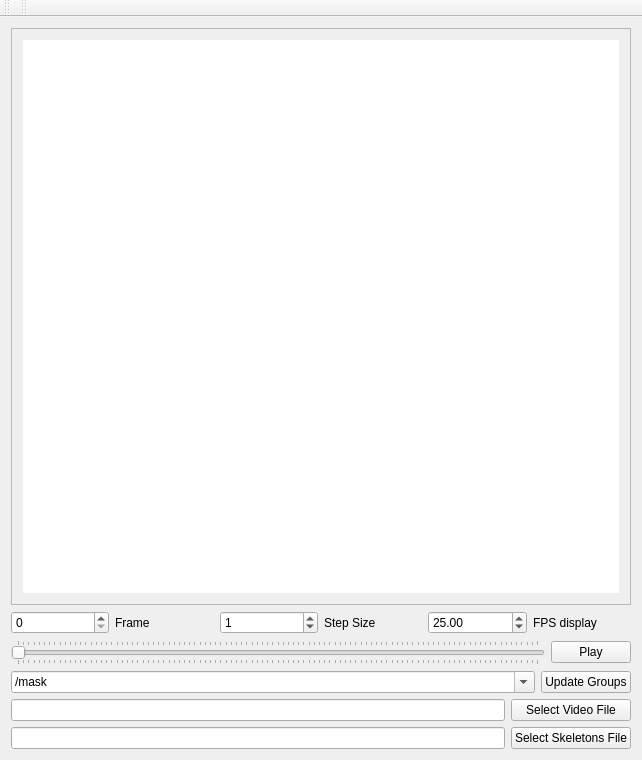
<?xml version="1.0" encoding="UTF-8"?>
<ui version="4.0">
 <class>TrackerViewerAux</class>
 <widget class="QMainWindow" name="TrackerViewerAux">
  <property name="geometry">
   <rect>
    <x>0</x>
    <y>0</y>
    <width>642</width>
    <height>760</height>
   </rect>
  </property>
  <property name="windowTitle">
   <string>TrackerViewerAux</string>
  </property>
  <widget class="QWidget" name="centralWidget">
   <property name="enabled">
    <bool>true</bool>
   </property>
   <layout class="QVBoxLayout" name="verticalLayout_2">
    <item>
     <layout class="QVBoxLayout" name="verticalLayout">
      <item>
       <widget class="QScrollArea" name="scrollArea">
        <property name="frameShadow">
         <enum>QFrame::Sunken</enum>
        </property>
        <property name="widgetResizable">
         <bool>true</bool>
        </property>
        <widget class="QWidget" name="scrollAreaWidgetContents">
         <property name="geometry">
          <rect>
           <x>0</x>
           <y>0</y>
           <width>614</width>
           <height>490</height>
          </rect>
         </property>
         <layout class="QVBoxLayout" name="verticalLayout_3">
          <item>
           <widget class="QGraphicsView" name="mainGraphicsView">
            <property name="frameShape">
             <enum>QFrame::NoFrame</enum>
            </property>
            <property name="verticalScrollBarPolicy">
             <enum>Qt::ScrollBarAlwaysOff</enum>
            </property>
            <property name="horizontalScrollBarPolicy">
             <enum>Qt::ScrollBarAsNeeded</enum>
            </property>
            <property name="dragMode">
             <enum>QGraphicsView::ScrollHandDrag</enum>
            </property>
            <property name="transformationAnchor">
             <enum>QGraphicsView::AnchorUnderMouse</enum>
            </property>
            <property name="resizeAnchor">
             <enum>QGraphicsView::AnchorUnderMouse</enum>
            </property>
           </widget>
          </item>
         </layout>
        </widget>
       </widget>
      </item>
      <item>
       <layout class="QHBoxLayout" name="horizontalLayout_3">
        <item>
         <widget class="QSpinBox" name="spinBox_frame">
          <property name="maximum">
           <number>999999999</number>
          </property>
         </widget>
        </item>
        <item>
         <widget class="QLabel" name="label_frame">
          <property name="text">
           <string>Frame</string>
          </property>
         </widget>
        </item>
        <item>
         <widget class="QSpinBox" name="spinBox_step">
          <property name="maximum">
           <number>999999999</number>
          </property>
          <property name="value">
           <number>1</number>
          </property>
         </widget>
        </item>
        <item>
         <widget class="QLabel" name="label_step">
          <property name="text">
           <string>Step Size</string>
          </property>
         </widget>
        </item>
        <item>
         <widget class="QDoubleSpinBox" name="doubleSpinBox_fps">
          <property name="maximum">
           <double>100.000000000000000</double>
          </property>
          <property name="value">
           <double>25.000000000000000</double>
          </property>
         </widget>
        </item>
        <item>
         <widget class="QLabel" name="label_fps">
          <property name="text">
           <string>FPS display</string>
          </property>
         </widget>
        </item>
       </layout>
      </item>
      <item>
       <layout class="QHBoxLayout" name="horizontalLayout_2">
        <item>
         <widget class="QSlider" name="imageSlider">
          <property name="cursor">
           <cursorShape>OpenHandCursor</cursorShape>
          </property>
          <property name="mouseTracking">
           <bool>true</bool>
          </property>
          <property name="autoFillBackground">
           <bool>false</bool>
          </property>
          <property name="maximum">
           <number>100</number>
          </property>
          <property name="orientation">
           <enum>Qt::Horizontal</enum>
          </property>
          <property name="invertedAppearance">
           <bool>false</bool>
          </property>
          <property name="invertedControls">
           <bool>false</bool>
          </property>
          <property name="tickPosition">
           <enum>QSlider::TicksBothSides</enum>
          </property>
         </widget>
        </item>
        <item>
         <widget class="QPushButton" name="playButton">
          <property name="text">
           <string>Play</string>
          </property>
          <property name="checkable">
           <bool>false</bool>
          </property>
         </widget>
        </item>
       </layout>
      </item>
      <item>
       <layout class="QHBoxLayout" name="horizontalLayout_4">
        <item>
         <widget class="QComboBox" name="comboBox_h5path">
          <property name="editable">
           <bool>true</bool>
          </property>
          <item>
           <property name="text">
            <string>/mask</string>
           </property>
          </item>
          <item>
           <property name="text">
            <string>/full_data</string>
           </property>
          </item>
         </widget>
        </item>
        <item>
         <widget class="QPushButton" name="pushButton_h5groups">
          <property name="sizePolicy">
           <sizepolicy hsizetype="Maximum" vsizetype="Fixed">
            <horstretch>0</horstretch>
            <verstretch>0</verstretch>
           </sizepolicy>
          </property>
          <property name="text">
           <string>Update Groups</string>
          </property>
         </widget>
        </item>
       </layout>
      </item>
      <item>
       <layout class="QGridLayout" name="gridLayout">
        <item row="2" column="0">
         <widget class="QLineEdit" name="lineEdit_video">
          <property name="text">
           <string/>
          </property>
         </widget>
        </item>
        <item row="2" column="1">
         <widget class="QPushButton" name="pushButton_video">
          <property name="text">
           <string>Select Video File</string>
          </property>
         </widget>
        </item>
        <item row="3" column="1">
         <widget class="QPushButton" name="pushButton_skel">
          <property name="text">
           <string>Select Skeletons File</string>
          </property>
         </widget>
        </item>
        <item row="3" column="0">
         <widget class="QLineEdit" name="lineEdit_skel"/>
        </item>
       </layout>
      </item>
     </layout>
    </item>
   </layout>
  </widget>
  <widget class="QMenuBar" name="menuBar">
   <property name="geometry">
    <rect>
     <x>0</x>
     <y>0</y>
     <width>642</width>
     <height>22</height>
    </rect>
   </property>
  </widget>
  <widget class="QToolBar" name="mainToolBar">
   <attribute name="toolBarArea">
    <enum>TopToolBarArea</enum>
   </attribute>
   <attribute name="toolBarBreak">
    <bool>false</bool>
   </attribute>
  </widget>
  <widget class="QToolBar" name="toolBar">
   <property name="windowTitle">
    <string>toolBar</string>
   </property>
   <attribute name="toolBarArea">
    <enum>TopToolBarArea</enum>
   </attribute>
   <attribute name="toolBarBreak">
    <bool>false</bool>
   </attribute>
  </widget>
 </widget>
 <layoutdefault spacing="6" margin="11"/>
 <resources/>
 <connections/>
</ui>
